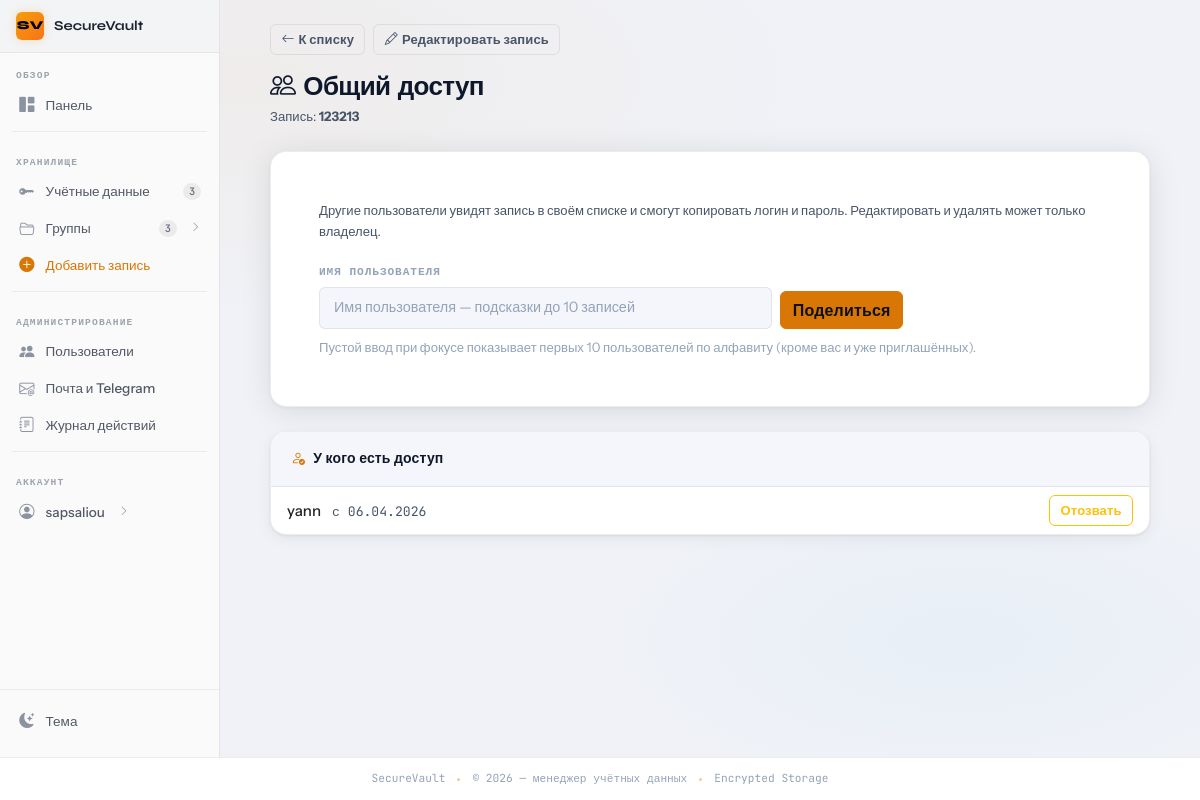
Page /credentials/1/share?next=list (signed in) on the committed database.
### app/models.py (models this page shows, shortened)
class User(UserMixin, db.Model):
    id = db.Column(db.Integer, primary_key=True)
    username = db.Column(db.String(80), unique=True, nullable=False, index=True)
    email = db.Column(db.String(120), unique=True, nullable=False, index=True)
    password_hash = db.Column(db.String(255), nullable=False)
    created_at = db.Column(db.DateTime, default=datetime.utcnow)
    last_login = db.Column(db.DateTime)
    is_active = db.Column(db.Boolean, default=True)
    is_admin = db.Column(db.Boolean, default=False, nullable=False)
    credentials = db.relationship('Credential', backref='owner', lazy='dynamic', cascade='all, delete-orphan')
    groups = db.relationship('CredentialGroup', backref='creator', lazy='dynamic', cascade='all, delete-orphan')
    shares_received = db.relationship(
        'CredentialShare',
        foreign_keys='CredentialShare.shared_with_user_id',
        back_populates='shared_with_user',
        lazy='dynamic',
    )

class Credential(db.Model):
    id = db.Column(db.Integer, primary_key=True)
    title = db.Column(db.String(120), nullable=False)
    service_type = db.Column(db.String(50), nullable=False)  # server, database, app, etc
    description = db.Column(db.Text)
    username_encrypted = db.Column(db.Text, nullable=False)
    password_encrypted = db.Column(db.Text, nullable=False)
    url = db.Column(db.String(255))
    port = db.Column(db.Integer)
    extra_data_encrypted = db.Column(db.Text)  # JSON для доп данных
    user_id = db.Column(db.Integer, db.ForeignKey('user.id'), nullable=False)
    group_id = db.Column(db.Integer, db.ForeignKey('credential_group.id'))
    created_at = db.Column(db.DateTime, default=datetime.utcnow)
    updated_at = db.Column(db.DateTime, default=datetime.utcnow, onupdate=datetime.utcnow)
    last_accessed = db.Column(db.DateTime)
    shares = db.relationship(
        'CredentialShare',
        back_populates='credential',
        lazy='dynamic',
        cascade='all, delete-orphan',
    )
    reveal_tokens = db.relationship(
        'CredentialRevealToken',
        back_populates='credential',
        lazy='dynamic',
        cascade='all, delete-orphan',
    )

class CredentialShare(db.Model):
    __tablename__ = 'credential_share'
    __table_args__ = (
        db.UniqueConstraint('credential_id', 'shared_with_user_id', name='uq_credential_share_user'),
    )
    id = db.Column(db.Integer, primary_key=True)
    credential_id = db.Column(db.Integer, db.ForeignKey('credential.id', ondelete='CASCADE'), nullable=False)
    shared_with_user_id = db.Column(db.Integer, db.ForeignKey('user.id', ondelete='CASCADE'), nullable=False)
    shared_by_user_id = db.Column(db.Integer, db.ForeignKey('user.id', ondelete='CASCADE'), nullable=False)
    created_at = db.Column(db.DateTime, default=datetime.utcnow)
    credential = db.relationship('Credential', back_populates='shares')
    shared_with_user = db.relationship('User', foreign_keys=[shared_with_user_id], back_populates='shares_received')
    shared_by_user = db.relationship('User', foreign_keys=[shared_by_user_id])

### app/routes.py (the view, shortened to what this page needs)
@credential_bp.route('/<int:credential_id>/share', methods=['GET', 'POST'])
@login_required
def share_credential(credential_id):
    credential = Credential.query.get_or_404(credential_id)
    if _credential_access(current_user, credential) != 'owner':
        flash('Только владелец может делиться записью', 'danger')
        return redirect(url_for('credential_bp.list_credentials'))
    share_form = ShareCredentialForm(prefix='share')
    share_list = (
        CredentialShare.query.options(joinedload(CredentialShare.shared_with_user))
        .filter_by(credential_id=credential.id)
        .order_by(CredentialShare.created_at.desc())
        .all()
    )
    if request.method == 'GET':
        nxt = (request.args.get('next') or 'share').strip().lower()
        share_form.share_return.data = nxt if nxt in ('list', 'share', 'edit') else 'share'
        return render_template(
            'share_credential.html',
            credential=credential,
            share_form=share_form,
            share_list=share_list,
        )

### app/forms.py
class ShareCredentialForm(FlaskForm):
    username = StringField('Имя пользователя', validators=[
        DataRequired(),
        Length(min=3, max=80, message='Укажите имя пользователя (3–80 символов)'),
    ])
    share_return = HiddenField(default='edit', validators=[Optional()])
    submit_share = SubmitField('Поделиться')

### app/routes.py (called while the page is built, shortened)
def _credential_access(user, credential):
    if credential.user_id == user.id:
        return 'owner'

### app/templates/share_credential.html (shortened to what this page needs)
{% extends "base.html" %}
{% block content %}
<div class="py-4 page-narrow animate-fadein">
  <div class="mb-4">
    <div class="d-flex flex-wrap gap-2 mb-3">
      <a href="{{ url_for('credential_bp.list_credentials') }}" class="btn btn-sm btn-outline-secondary">
        <i class="bi bi-arrow-left me-1"></i>К списку
      </a>
      <a href="{{ url_for('credential_bp.edit_credential', credential_id=credential.id) }}" class="btn btn-sm btn-outline-secondary">
        <i class="bi bi-pencil me-1"></i>Редактировать запись
      </a>
    </div>
    <h1 class="page-title mb-1"><i class="bi bi-people me-2"></i>Общий доступ</h1>
    <p class="text-muted small mb-0">Запись: <strong>{{ credential.title }}</strong></p>
  </div>
  <div class="card-form mb-4">
    <div class="p-4 p-md-5">
      <p class="text-muted small mb-3">
        Другие пользователи увидят запись в своём списке и смогут копировать логин и пароль.
        Редактировать и удалять может только владелец.
      </p>
      <form method="POST" action="{{ url_for('credential_bp.share_credential', credential_id=credential.id) }}" class="row g-2 align-items-end">
        <div class="col-md-8 col-lg-7 position-relative" data-sv-share-picker data-sv-api="{{ url_for('credential_bp.users_for_share') }}" data-sv-credential-id="{{ credential.id }}">
          {{ share_form.username.label(class="form-label") }}
          {{ share_form.username(class="form-control sv-share-user-input", placeholder="Имя пользователя — подсказки до 10 записей", autocomplete="off") }}
        </div>
        <div class="col-auto">
          {{ share_form.submit_share(class="btn btn-primary") }}
        </div>
      </form>
      <p class="text-dim small mt-2 mb-0">Пустой ввод при фокусе показывает первых 10 пользователей по алфавиту (кроме вас и уже приглашённых).</p>
    </div>
  </div>
  {% if share_list %}
    <div class="card-vault">
      <div class="card-vault-header">
        <div class="card-vault-title">
          <span class="title-icon"><i class="bi bi-person-check"></i></span>
          У кого есть доступ
        </div>
      </div>
      <ul class="list-group list-group-flush">
        {% for s in share_list %}
          <li class="list-group-item d-flex flex-wrap align-items-center justify-content-between gap-2 bg-transparent">
            <div>
              <span class="fw-medium">{{ s.shared_with_user.username if s.shared_with_user else s.shared_with_user_id }}</span>
              <span class="text-muted small ms-2 font-monospace">с {{ s.created_at.strftime('%d.%m.%Y') }}</span>
            </div>
            <form method="POST"
                  action="{{ url_for('credential_bp.revoke_credential_share', credential_id=credential.id, share_id=s.id) }}"
                  class="d-inline"
                  onsubmit="return confirm('Отозвать доступ для этого пользователя?');">
              <button type="submit" class="btn btn-sm btn-outline-warning">Отозвать</button>
            </form>
          </li>
        {% endfor %}
      </ul>
    </div>
  {% else %}
    <p class="text-dim small">Пока ни с кем не поделились.</p>
  {% endif %}
</div>
{% endblock %}

### app/templates/partials/sidebar_right.html (shortened to what this page needs)
<div class="sv-sidebar-project">
  <div class="sv-sidebar-project-icon">SV</div>
  <span class="sv-sidebar-project-name">SecureVault</span>
</div>
<nav aria-label="Основная навигация">
  <span class="sv-sidebar-section-label">Обзор</span>
  <ul class="sv-nav">
    <li class="sv-nav-item">
      <a class="sv-nav-link" href="{{ url_for('main.dashboard') }}">
        <span class="sv-nav-icon"><i class="bi bi-grid-1x2-fill"></i></span>
        <span>Панель</span>
      </a>
    </li>
  </ul>
  <div class="sv-sidebar-divider"></div>
  <span class="sv-sidebar-section-label">Хранилище</span>
  <ul class="sv-nav">
    <li class="sv-nav-item">
      <a class="sv-nav-link" href="{{ url_for('credential_bp.list_credentials') }}">
        <span class="sv-nav-icon"><i class="bi bi-key-fill"></i></span>
        <span>Учётные данные</span>
        <span class="sv-nav-badge {% if current_user.credentials.count() == 0 %}sv-nav-badge-0{% endif %}">
          {{ current_user.credentials.count() }}
        </span>
      </a>
    </li>
    <li class="sv-nav-item">
      <button class="sv-nav-link"
              type="button"
              data-bs-toggle="collapse"
              data-bs-target="#sbGroups"
              aria-expanded="false"
              aria-controls="sbGroups">
        <span class="sv-nav-icon"><i class="bi bi-folder2-open"></i></span>
        <span>Группы</span>
        <span class="sv-nav-badge {% if current_user.groups.count() == 0 %}sv-nav-badge-0{% endif %}">
          {{ current_user.groups.count() }}
        </span>
        <i class="bi bi-chevron-right sv-nav-arrow ms-1"></i>
      </button>
          {% set groups = current_user.groups.order_by('name').all() %}
    </li>
    <li class="sv-nav-item">
      <a class="sv-nav-link" href="{{ url_for('credential_bp.add_credential') }}"
         style="color: var(--accent);">
        <span class="sv-nav-icon" style="color:var(--accent);"><i class="bi bi-plus-circle-fill"></i></span>
        <span>Добавить запись</span>
      </a>
    </li>
  </ul>
  {% if current_user.is_admin %}
  <div class="sv-sidebar-divider"></div>
  <span class="sv-sidebar-section-label">Администрирование</span>
  <ul class="sv-nav">
    <li class="sv-nav-item">
      <a class="sv-nav-link" href="{{ url_for('admin.admin_user_list') }}">
        <span class="sv-nav-icon"><i class="bi bi-people-fill"></i></span>
        <span>Пользователи</span>
      </a>
    </li>
    <li class="sv-nav-item">
      <a class="sv-nav-link" href="{{ url_for('admin.admin_delivery_settings') }}">
        <span class="sv-nav-icon"><i class="bi bi-envelope-at"></i></span>
        <span>Почта и Telegram</span>
      </a>
    </li>
    <li class="sv-nav-item">
      <a class="sv-nav-link" href="{{ url_for('admin.admin_audit_log') }}">
        <span class="sv-nav-icon"><i class="bi bi-journal-text"></i></span>
        <span>Журнал действий</span>
      </a>
    </li>
  </ul>
  {% endif %}
  <div class="sv-sidebar-divider"></div>
  <span class="sv-sidebar-section-label">Аккаунт</span>
  <ul class="sv-nav">
    <li class="sv-nav-item">
      <button class="sv-nav-link"
              type="button"
              data-bs-toggle="collapse"
              data-bs-target="#sbAccount"
              aria-expanded="false"
              aria-controls="sbAccount">
        <span class="sv-nav-icon"><i class="bi bi-person-circle"></i></span>
        <span class="text-truncate">{{ current_user.username }}</span>
        <i class="bi bi-chevron-right sv-nav-arrow ms-1"></i>
      </button>
    </li>
  </ul>
</nav>
<div class="sv-sidebar-actions">
  <button type="button" class="sv-theme-btn theme-toggle" title="Сменить тему">
    <span class="sv-nav-icon">
      <i class="bi bi-moon-stars-fill theme-icon-dark"></i>
    </span>
    <span>Тема</span>
  </button>
</div>

### app/static/css/sidebar.css (style rules this page uses)
:root, [data-bs-theme="dark"] { --sv-sidebar-bg: #1f1f1f; --sv-sidebar-border: rgba(255,255,255,0.07); --sv-sidebar-text: #b0b7c3; --sv-sidebar-text-hover:#e8eaf0; --sv-sidebar-active-bg: rgba(255,255,255,0.08); --sv-sidebar-active-border: var(--accent); --sv-sidebar-icon: #6b7280; --sv-sidebar-icon-hover:#c9d1de; --sv-sidebar-section: #6b7280; --sv-sidebar-scrollbar: #2e3340; --sv-sidebar-header-bg: #161616; --sv-sidebar-divider: rgba(255,255,255,0.06); --sv-sidebar-badge-bg: rgba(255,255,255,0.08); --sv-sidebar-badge: #8b929e; }
[data-bs-theme="light"] { --sv-sidebar-bg: #fafafa; --sv-sidebar-border: rgba(0,0,0,0.09); --sv-sidebar-text: #525866; --sv-sidebar-text-hover:#1f2330; --sv-sidebar-active-bg: rgba(0,0,0,0.05); --sv-sidebar-active-border: var(--accent); --sv-sidebar-icon: #8c93a0; --sv-sidebar-icon-hover:#374151; --sv-sidebar-section: #9da3af; --sv-sidebar-scrollbar: #d0d4db; --sv-sidebar-header-bg: #f3f4f6; --sv-sidebar-divider: rgba(0,0,0,0.06); --sv-sidebar-badge-bg: rgba(0,0,0,0.06); --sv-sidebar-badge: #6b7280; }
.sv-sidebar-project { background: var(--sv-sidebar-header-bg); border-bottom: 1px solid var(--sv-sidebar-divider); padding: 0.75rem 1rem; display: flex; align-items: center; gap: 0.625rem; flex-shrink: 0; }
.sv-sidebar-project-icon { width: 1.75rem; height: 1.75rem; border-radius: 6px; background: linear-gradient(135deg, var(--amber-500), #f97316); display: flex; align-items: center; justify-content: center; font-size: 0.75rem; color: #000; font-weight: 800; font-family: var(--font-display); flex-shrink: 0; box-shadow: 0 0 10px rgba(245,158,11,0.25); }
.sv-sidebar-project-name { font-family: var(--font-display); font-size: 0.85rem; font-weight: 700; color: var(--sv-sidebar-text-hover); white-space: nowrap; overflow: hidden; text-overflow: ellipsis; }
.sv-sidebar-section-label { font-family: var(--font-mono); font-size: 0.6rem; font-weight: 700; letter-spacing: 0.12em; text-transform: uppercase; color: var(--sv-sidebar-section); padding: 0.875rem 1rem 0.3rem; display: block; user-select: none; }
.sv-nav { list-style: none; padding: 0 0.5rem; margin: 0; display: flex; flex-direction: column; gap: 1px; }
.sv-nav-item { position: relative; }
.sv-nav-link { display: flex; align-items: center; gap: 0.625rem; padding: 0.45rem 0.625rem; border-radius: 6px; color: var(--sv-sidebar-text); text-decoration: none; font-size: 0.845rem; font-weight: 500; transition: background 160ms, color 160ms; cursor: pointer; border: none; background: none; width: 100%; text-align: left; line-height: 1.4; position: relative; }
.sv-nav-icon { color: var(--sv-sidebar-icon); font-size: 0.95rem; width: 1.1rem; display: flex; align-items: center; justify-content: center; flex-shrink: 0; transition: color 160ms; }
.sv-nav-badge { margin-left: auto; font-family: var(--font-mono); font-size: 0.65rem; font-weight: 600; background: var(--sv-sidebar-badge-bg); color: var(--sv-sidebar-badge); border-radius: 999px; padding: 0.1em 0.55em; min-width: 1.4em; text-align: center; flex-shrink: 0; }
.sv-nav-arrow { margin-left: auto; color: var(--sv-sidebar-icon); font-size: 0.65rem; transition: transform 220ms var(--ease-out), color 160ms; flex-shrink: 0; }
.sv-sidebar-divider { height: 1px; background: var(--sv-sidebar-divider); margin: 0.5rem 0.75rem; flex-shrink: 0; }
.sv-sidebar-actions { margin-top: auto; padding: 0.75rem 0.5rem 1rem; border-top: 1px solid var(--sv-sidebar-divider); flex-shrink: 0; }
.sv-theme-btn { display: flex; align-items: center; gap: 0.625rem; padding: 0.45rem 0.625rem; border-radius: 6px; color: var(--sv-sidebar-text); font-size: 0.845rem; font-weight: 500; background: none; border: none; width: 100%; text-align: left; cursor: pointer; transition: background 160ms, color 160ms; }
.sv-theme-btn .sv-nav-icon { color: var(--sv-sidebar-icon); }

### rows in the picture
User: username "sapsaliou"
Credential: title "123213"
CredentialShare: shared_with_user "yann", created_at "06.04.2026"

### other values in the picture
{{ current_user.credentials.count() }} "3"
{{ current_user.groups.count() }} "3"
{{ share_form.username.label(class="form-label") }} "ИМЯ ПОЛЬЗОВАТЕЛЯ"
